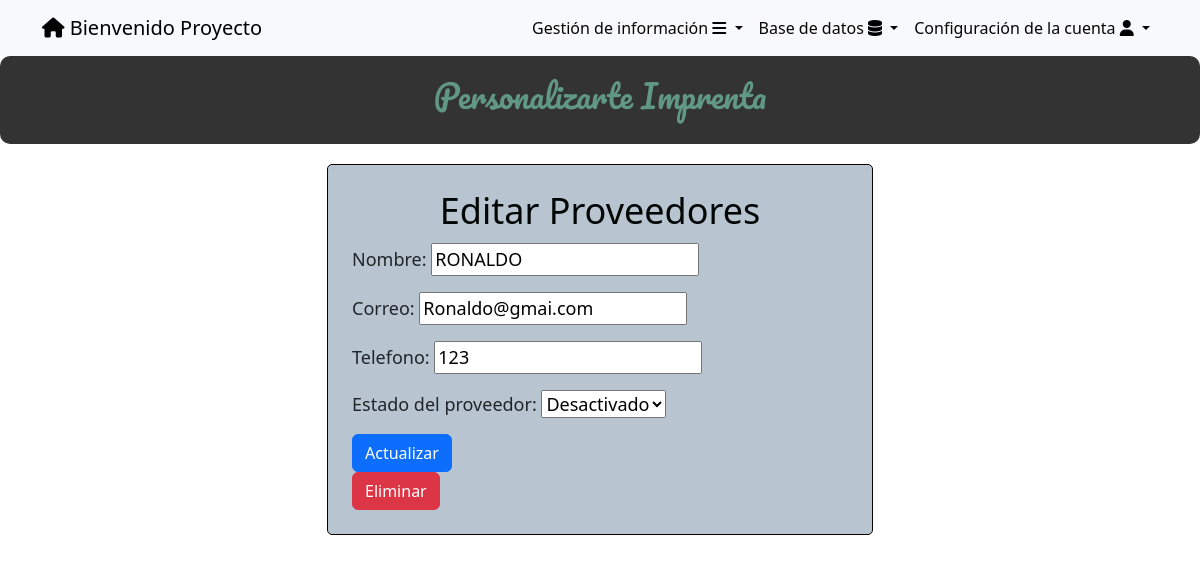
The page /proveedores/4/ (signed in) on the database its author committed.
### tasks/models.py (models this page shows, shortened)
class Proveedor(models.Model):
    nombre = models.CharField(blank=True,null=True,max_length=100)
    correo = models.EmailField(blank=True,null=True)
    telefono = models.CharField(blank=True,null=True,max_length=10)
    ACTIVO = 'Activo'
    DESACTIVADO = 'Desactivado'
    ESTADO_CHOICES = [
        (ACTIVO, 'Activo'),
        (DESACTIVADO, 'Desactivado'),
    ]
    estadodelprovedor = models.TextField(blank=True,null=True,choices=ESTADO_CHOICES,)
    user = models.ForeignKey(User, on_delete=models.CASCADE,blank=True, null=True)

### tasks/views.py (the view)
# urls.py: path('proveedores/<int:proveedor_id>/', views.proveedor_detail,name='proveedor_detail'),
@login_required
def proveedor_detail(request, proveedor_id):
    proveedor = get_object_or_404(Proveedor, pk=proveedor_id)
    if request.user.is_superuser:
        form = ProveedorForm(instance=proveedor)
    else:
        form = ProveedorForm(instance=proveedor)
    if request.method == 'POST':
        form = ProveedorForm(request.POST, instance=proveedor)  # Pasar instance=cliente para actualizar el cliente existente
        if form.is_valid():
            form.save()
            return redirect('proveedores')
    return render(request, 'proveedores_detail.html', {
        'proveedor': proveedor,
        'form': form
    })

### tasks/forms.py
class ProveedorForm(ModelForm):
    class Meta:
        model = Proveedor
        fields = ['nombre','correo','telefono','estadodelprovedor',]
        labels = {
            'nombre':'Nombre',
            'correo':'Correo',
            'telefono':'Telefono',
            'estadodelprovedor':'Estado del proveedor'
        }

### tasks/templates/proveedores_detail.html (shortened to what this page needs)
{% extends 'base.html' %}
{% block content %}
<head>
</head>
<body>
    <center>
        <div class="feature-box">
            <h2>Personalizarte Imprenta</h2>
        </div>
    </center>
    <div class="container">
        <div class="row justify-content-center">
            <div class="col-md-6">
                <div class="custom-form-container p-4">
                    <center>
                        <h1>
                            Editar Proveedores
                        </h1>
                    </center>
                    <form method="post">
                        {{ form.as_p }}
                        <button class="btn btn-primary">
                            Actualizar
                        </button>
                    </form>
                    {% if user.is_superuser  %}
                    <form  id="deleteForm" method="post" action="{% url 'delete_proveedores' proveedor.id %}">
                        <button class="btn btn-danger" type="button" onclick="confirmDelete()" >Eliminar</button>
                    </form>
                    {% endif %}
                </div>
            </div>
        </div>
    </div>
</body>
{% endblock %}

### tasks/templates/base.html (shortened to what this page needs)
<!DOCTYPE html>
<html lang="en">
<head>
    <link rel="stylesheet" href="https://cdn.jsdelivr.net/npm/bootstrap@5.3.2/dist/css/bootstrap.min.css">
    <link rel="stylesheet" href="https://cdnjs.cloudflare.com/ajax/libs/font-awesome/6.4.2/css/all.min.css">
    <link rel="stylesheet" href="https://cdn.jsdelivr.net/npm/bootstrap@5.3.2/dist/css/bootstrap.min.css">
</head>
<body>
    <nav class="navbar navbar-expand-lg bg-body-tertiary">
        <div class="container">
            {% if user.is_authenticated %}
            <a class="navbar-brand" href="/" id="uno"> <i class="fa-solid fa-house" style="color: #000000;"></i>
                Bienvenido {{user.username}}</a>
            {% endif %}
            {% if user.is_authenticated %}
            <div class="collapse navbar-collapse" id="navbarSupportedContent">
                <ul class="navbar-nav ms-auto">
                    <li class="nav-item dropdown">
                        <a class="nav-link dropdown-toggle" href="#" role="button" data-bs-toggle="dropdown"
                            aria-expanded="false">
                            Gestión de información <i class="fa-solid fa-bars" style="color: #00040b;"></i>
                        </a>
                    </li>
                    {% if user.is_superuser %}
                    <li class="nav-item dropdown">
                        <a class="nav-link dropdown-toggle" href="#" role="button" data-bs-toggle="dropdown"
                            aria-expanded="false">
                            Base de datos <i class="fa-solid fa-database" style="color: #000000;"></i>
                        </a>
                        {% endif %}
                    <li class="nav-item dropdown">
                        <a class="nav-link dropdown-toggle" href="#" role="button" data-bs-toggle="dropdown"
                            aria-expanded="false">
                            Configuración de la cuenta <i class="fa-solid fa-user" style="color: #000000;"></i>
                        </a>
            {% endif %}
        </div>
    </nav>
</body>
</html>
{% block content %}
{% endblock %}

### tasks/templates/base.html (style rules this page uses)
.nav-link { display: block; text-decoration: none; color: #080404; padding: 5px; }

### tasks/templates/proveedores_detail.html (style rules this page uses)
.custom-form-container { background-color: #f8f9fa; border: 1px solid #0d0000; border-radius: 5px; padding: 10px; margin-top: 20px; margin-bottom: 20px; }
.custom-form-container { background-color: #b8c5d1; border: 1px solid #0b0101; border-radius: 5px; }
.feature-box { background-color: rgba(0, 0, 0, 0.8); color: white; padding: 20px; text-align: center; border-radius: 10px; transition: transform 0.3s ease; }
h1 { color: rgb(0, 6, 4); font-size: 36px; margin-bottom: 10px; }
h2 { font-family: 'Pacifico', cursive; color: rgb(97, 152, 133); font-size: 32px; margin-bottom: 10px; }
p { font-size: 18px; }

### rows shown on the page
Proveedor: nombre "RONALDO", correo "Ronaldo@gmai.com", telefono "123", estadodelprovedor "Desactivado"

### other values the page prints
{{ user.username }} "Proyecto"
